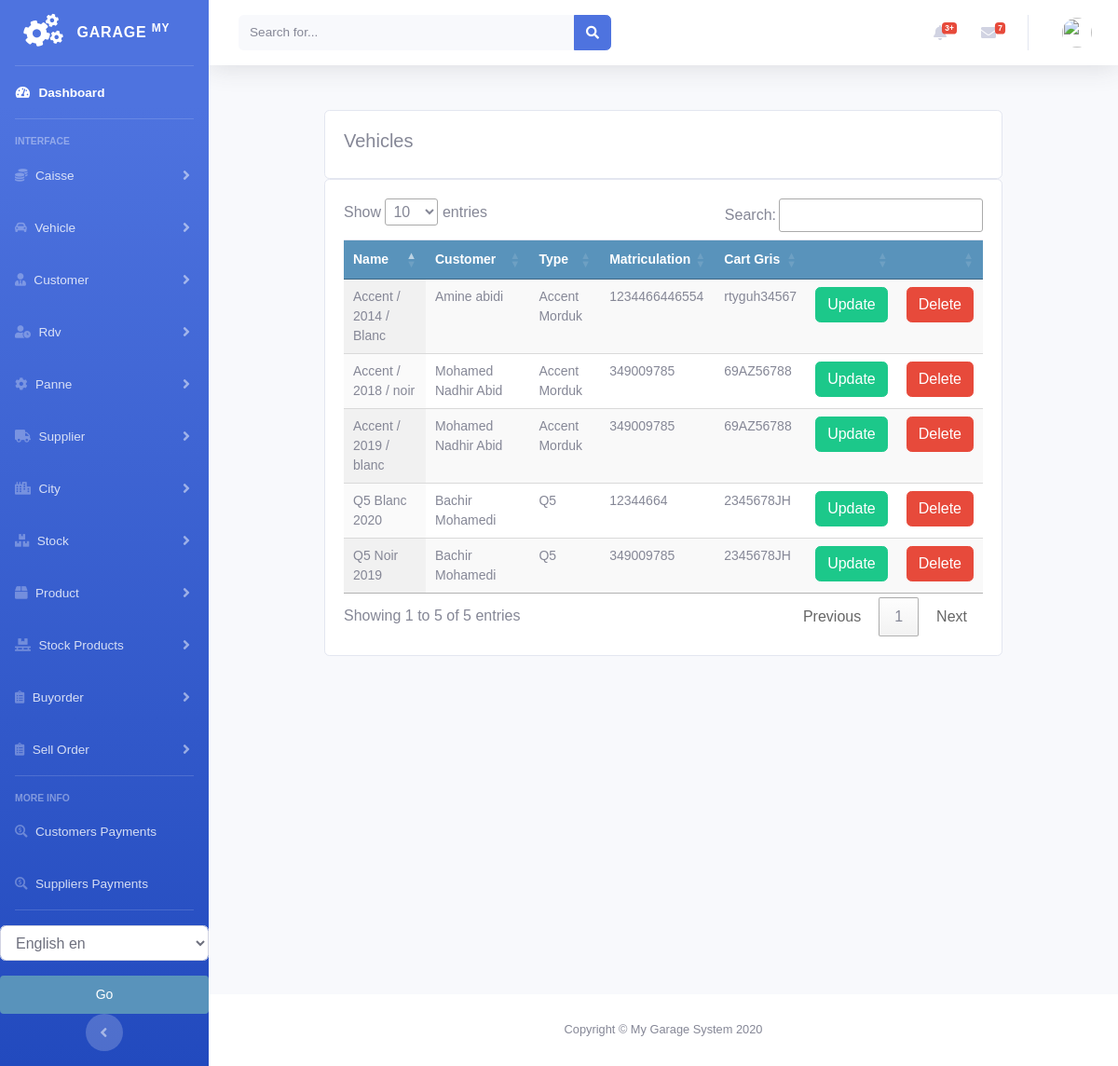
/vehicule/all_vehicule_list/, run on an earlier commit of the app's database.
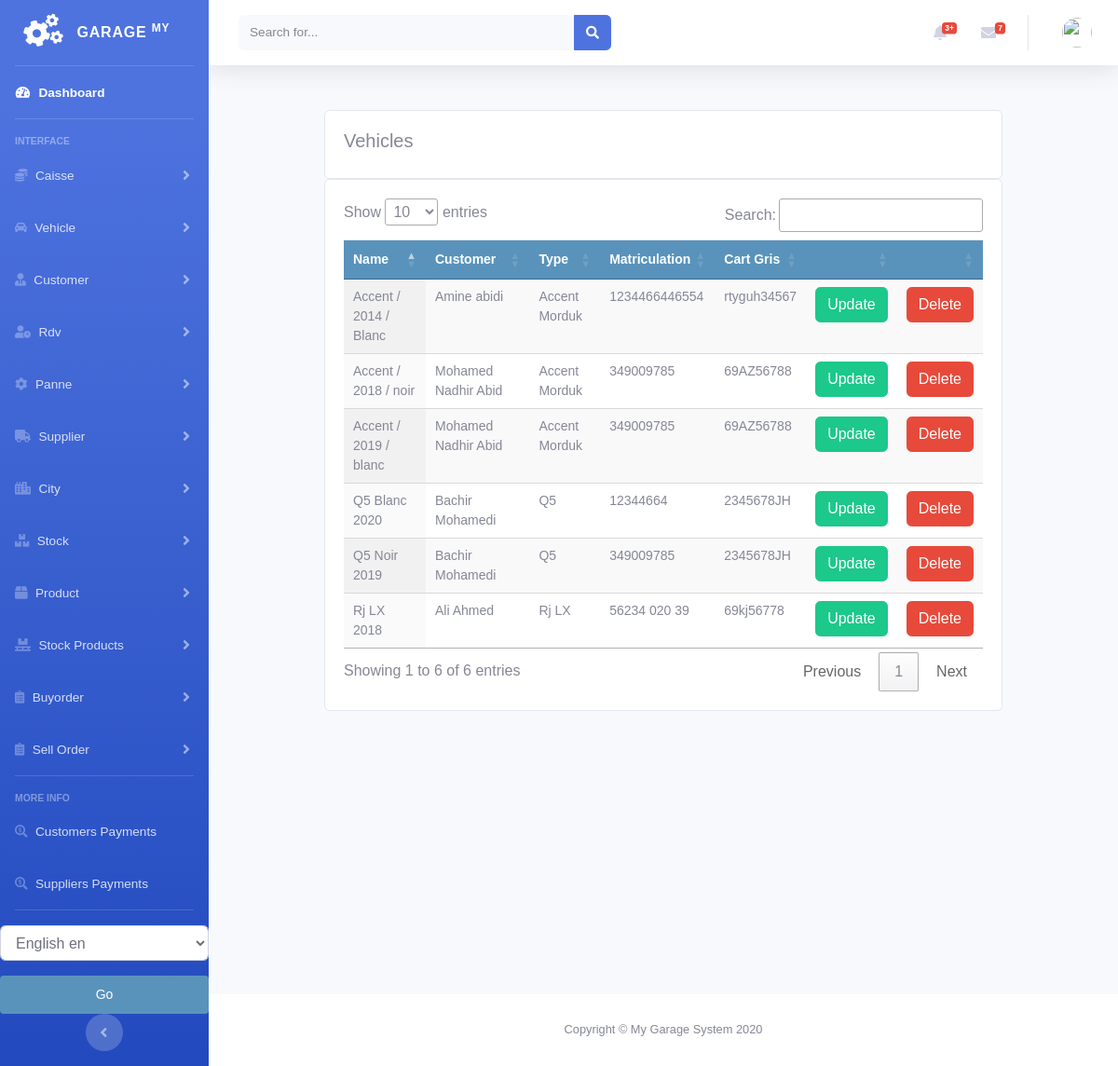
And on a later commit of the database.
### vehicule/models.py (models this page shows, shortened)
class Vehicle(models.Model):
    vehicle_name = models.CharField(max_length=200, null=True)
    customer = models.ForeignKey(Customer, null=True, on_delete=models.CASCADE, related_name="vehicles")
    vehicle_type = models.ForeignKey(Type, null=True, on_delete=models.CASCADE)
    vehicle_mat = models.CharField(max_length=200, null=True)
    vehicle_cart_gris = models.CharField(max_length=200, null=True)
    date_created = models.DateTimeField(auto_now_add=True, null=True)
    updated = models.DateTimeField(auto_now=True, null=True)

class Type(models.Model):
    brand = models.ForeignKey(Brand, null=True, on_delete=models.CASCADE)
    name = models.CharField(max_length=250, null=True)
    slug = models.SlugField(max_length=200, unique=True)
    image = models.ImageField(upload_to='types/%Y/%m/%d', blank=True,)
    class Meta:
        ordering = ('name',)
        verbose_name = 'type'
        verbose_name_plural = 'types'
    def __str__(self):
        return self.name

### customer/models.py (models this page shows, shortened)
class Customer(models.Model):
    firstname = models.CharField(max_length=250, null=True)
    lastname = models.CharField(max_length=250, null=True)
    address = models.CharField(max_length=200, null=True)
    phone = models.CharField(max_length=200, null=True)
    date_created = models.DateTimeField(auto_now_add=True, null=True)
    date_joined = models.DateField(null=True)
    enterprise = models.BooleanField(default=False)
    debt = models.DecimalField(max_digits=10, decimal_places=2, null=True, default=0)
    def __str__(self):
        return self.firstname + " " + self.lastname

### vehicule/views.py (the view)
# urls.py: path('all_vehicule_list/', views.all_vehicule_list, name='all_vehicule_list'),
def all_vehicule_list(request):
    vehicles = Vehicle.objects.all()
    context = {
        'vehicles': vehicles,
    }
    return render(request, 'vehicule/all_list_vehicule.html', context)

### vehicule/templates/vehicule/all_list_vehicule.html (shortened to what this page needs)
{% extends 'home.html' %}
{% load static %}
{% block content %}
<br>
<div class="container">
    <div class="row">
        <div class="col-md">
            <div class="card card-body">
                <h5>Vehicles</h5>
            </div>
            <div class="card card-body">
                <table id="table_id" class="display text-center table">
                    <thead>
                    <tr>
                        <th>Name</th>
                        <th>Customer</th>
                        <th>Type</th>
                        <th>Matriculation</th>
                        <th>Cart Gris</th>
                        <th></th>
                        <th></th>
                    </tr>
                    </thead>
                    <tbody>
                    {% for veh in vehicles %}
                    <tr>
                        <td>
                            {{veh.vehicle_name}}
                        </td>
                        <td>
                            {{veh.customer}}
                        </td>
                        <td>
                            {{veh.vehicle_type}}
                        </td>
                        <td>
                            {{veh.vehicle_mat}}
                        </td>
                        <td>
                            {{veh.vehicle_cart_gris}}
                        </td>
                        <td>
                            <a class="btn btn-success " href="{% url 'vehicule:update_vehicule' veh.id %}">Update</a>
                        </td>
                        <td>
                            <a class="btn btn-danger " href="{% url 'vehicule:delete_vehicule' veh.id %}">Delete</a>
                        </td>
                    </tr>
                    {% endfor %}
                    </tbody>
                </table>
            </div>
        </div>
    </div>
</div>
{% endblock %}
{% block jsscript %}
<link rel="stylesheet" href="https://ajax.googleapis.com/ajax/libs/jqueryui/1.12.1/themes/smoothness/jquery-ui.css">
<link rel="stylesheet" href="https://cdnjs.cloudflare.com/ajax/libs/chosen/1.8.7/chosen.min.css"/>
<link rel="stylesheet" type="text/css" href="https://cdn.datatables.net/1.10.22/css/jquery.dataTables.css">
{% endblock %}

What changed in the data, as far as the page shows it:
added Vehicle: vehicle_name "Rj LX 2018", customer "Ali Ahmed", vehicle_type "Rj LX", vehicle_mat "56234 020 39", vehicle_cart_gris "69kj56778"
Also different on the page:
text written by a page script: "Show entries Search: Showing 1 to 5 of 5 entries Previous 1 Next" → "Show entries Search: Showing 1 to 6 of 6 entries Previous 1 Next"
